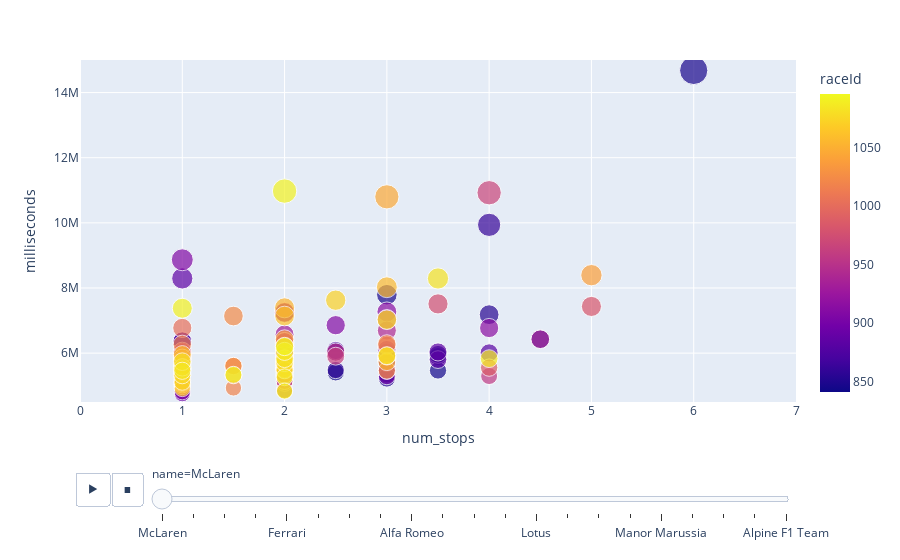

The cell this chart's notebook holds for it:
### Code cell
px.scatter(df, x="num_stops", y="milliseconds", animation_frame="name", animation_group="raceId",
           size="milliseconds", color="raceId", hover_name="year",
           range_x=[0, 7], range_y=[4500000, 15000000])

### Figure 1 — Plotly figure (JSON) as saved in the notebook; plotly's stock layout.template omitted (floating-point values rounded to 4 significant figures; data arrays with more than 128 entries replaced by an {"elided": "..."} marker saying what was removed)
{"data": [{"hovertemplate": "<b>%{hovertext}</b><br><br>name=McLaren<br>num_stops=%{x}<br>milliseconds=%{marker.size}<br>raceId=%{marker.color}<extra></extra>", "hovertext": {"elided": "157 int values"}, "ids": {"elided": "157 int values"}, "legendgroup": "", "marker": {"color": {"elided": "157 int values"}, "coloraxis": "coloraxis", "size": {"elided": "157 float values"}, "sizemode": "area", "sizeref": 36820.0, "symbol": "circle"}, "mode": "markers", "name": "", "orientation": "v", "showlegend": false, "type": "scatter", "x": {"elided": "157 float values"}, "xaxis": "x", "y": {"elided": "157 float values"}, "yaxis": "y"}], "layout": {"coloraxis": {"colorbar": {"title": {"text": "raceId"}}, "colorscale": [[0, "#0d0887"], [0.1111, "#46039f"], [0.2222, "#7201a8"], [0.3333, "#9c179e"], [0.4444, "#bd3786"], [0.5556, "#d8576b"], [0.6667, "#ed7953"], [0.7778, "#fb9f3a"], [0.8889, "#fdca26"], [1, "#f0f921"]]}, "legend": {"itemsizing": "constant", "tracegroupgap": 0}, "margin": {"t": 60}, "sliders": [{"active": 0, "currentvalue": {"prefix": "name="}, "len": 0.9, "pad": {"b": 10, "t": 60}, "steps": [{"args": [["McLaren"], {"frame": {"duration": 0, "redraw": false}, "fromcurrent": true, "mode": "immediate", "transition": {"duration": 0, "easing": "linear"}}], "label": "McLaren", "method": "animate"}, {"args": [["Williams"], {"frame": {"duration": 0, "redraw": false}, "fromcurrent": true, "mode": "immediate", "transition": {"duration": 0, "easing": "linear"}}], "label": "Williams", "method": "animate"}, {"args": [["Renault"], {"frame": {"duration": 0, "redraw": false}, "fromcurrent": true, "mode": "immediate", "transition": {"duration": 0, "easing": "linear"}}], "label": "Renault", "method": "animate"}, {"args": [["Toro Rosso"], {"frame": {"duration": 0, "redraw": false}, "fromcurrent": true, "mode": "immediate", "transition": {"duration": 0, "easing": "linear"}}], "label": "Toro Rosso", "method": "animate"}, {"args": [["Ferrari"], {"frame": {"duration": 0, "redraw": false}, "fromcurrent": true, "mode": "immediate", "transition": {"duration": 0, "easing": "linear"}}], "label": "Ferrari", "method": "animate"}, {"args": [["Red Bull"], {"frame": {"duration": 0, "redraw": false}, "fromcurrent": true, "mode": "immediate", "transition": {"duration": 0, "easing": "linear"}}], "label": "Red Bull", "method": "animate"}, {"args": [["Force India"], {"frame": {"duration": 0, "redraw": false}, "fromcurrent": true, "mode": "immediate", "transition": {"duration": 0, "easing": "linear"}}], "label": "Force India", "method": "animate"}, {"args": [["Sauber"], {"frame": {"duration": 0, "redraw": false}, "fromcurrent": true, "mode": "immediate", "transition": {"duration": 0, "easing": "linear"}}], "label": "Sauber", "method": "animate"}, {"args": [["Alfa Romeo"], {"frame": {"duration": 0, "redraw": false}, "fromcurrent": true, "mode": "immediate", "transition": {"duration": 0, "easing": "linear"}}], "label": "Alfa Romeo", "method": "animate"}, {"args": [["Aston Martin"], {"frame": {"duration": 0, "redraw": false}, "fromcurrent": true, "mode": "immediate", "transition": {"duration": 0, "easing": "linear"}}], "label": "Aston Martin", "method": "animate"}, {"args": [["Mercedes"], {"frame": {"duration": 0, "redraw": false}, "fromcurrent": true, "mode": "immediate", "transition": {"duration": 0, "easing": "linear"}}], "label": "Mercedes", "method": "animate"}, {"args": [["HRT"], {"frame": {"duration": 0, "redraw": false}, "fromcurrent": true, "mode": "immediate", "transition": {"duration": 0, "easing": "linear"}}], "label": "HRT", "method": "animate"}, {"args": [["Lotus"], {"frame": {"duration": 0, "redraw": false}, "fromcurrent": true, "mode": "immediate", "transition": {"duration": 0, "easing": "linear"}}], "label": "Lotus", "method": "animate"}, {"args": [["Marussia"], {"frame": {"duration": 0, "redraw": false}, "fromcurrent": true, "mode": "immediate", "transition": {"duration": 0, "easing": "linear"}}], "label": "Marussia", "method": "animate"}, {"args": [["Caterham"], {"frame": {"duration": 0, "redraw": false}, "fromcurrent": true, "mode": "immediate", "transition": {"duration": 0, "easing": "linear"}}], "label": "Caterham", "method": "animate"}, {"args": [["Lotus F1"], {"frame": {"duration": 0, "redraw": false}, "fromcurrent": true, "mode": "immediate", "transition": {"duration": 0, "easing": "linear"}}], "label": "Lotus F1", "method": "animate"}, {"args": [["Manor Marussia"], {"frame": {"duration": 0, "redraw": false}, "fromcurrent": true, "mode": "immediate", "transition": {"duration": 0, "easing": "linear"}}], "label": "Manor Marussia", "method": "animate"}, {"args": [["Haas F1 Team"], {"frame": {"duration": 0, "redraw": false}, "fromcurrent": true, "mode": "immediate", "transition": {"duration": 0, "easing": "linear"}}], "label": "Haas F1 Team", "method": "animate"}, {"args": [["Racing Point"], {"frame": {"duration": 0, "redraw": false}, "fromcurrent": true, "mode": "immediate", "transition": {"duration": 0, "easing": "linear"}}], "label": "Racing Point", "method": "animate"}, {"args": [["AlphaTauri"], {"frame": {"duration": 0, "redraw": false}, "fromcurrent": true, "mode": "immediate", "transition": {"duration": 0, "easing": "linear"}}], "label": "AlphaTauri", "method": "animate"}, {"args": [["Alpine F1 Team"], {"frame": {"duration": 0, "redraw": false}, "fromcurrent": true, "mode": "immediate", "transition": {"duration": 0, "easing": "linear"}}], "label": "Alpine F1 Team", "method": "animate"}], "x": 0.1, "xanchor": "left", "y": 0, "yanchor": "top"}], "updatemenus": [{"buttons": [{"args": [null, {"frame": {"duration": 500, "redraw": false}, "fromcurrent": true, "mode": "immediate", "transition": {"duration": 500, "easing": "linear"}}], "label": "&#9654;", "method": "animate"}, {"args": [[null], {"frame": {"duration": 0, "redraw": false}, "fromcurrent": true, "mode": "immediate", "transition": {"duration": 0, "easing": "linear"}}], "label": "&#9724;", "method": "animate"}], "direction": "left", "pad": {"r": 10, "t": 70}, "showactive": false, "type": "buttons", "x": 0.1, "xanchor": "right", "y": 0, "yanchor": "top"}], "xaxis": {"anchor": "y", "domain": [0, 1], "range": [0, 7], "title": {"text": "num_stops"}}, "yaxis": {"anchor": "x", "domain": [0, 1], "range": [4500000, 15000000], "title": {"text": "milliseconds"}}}}
